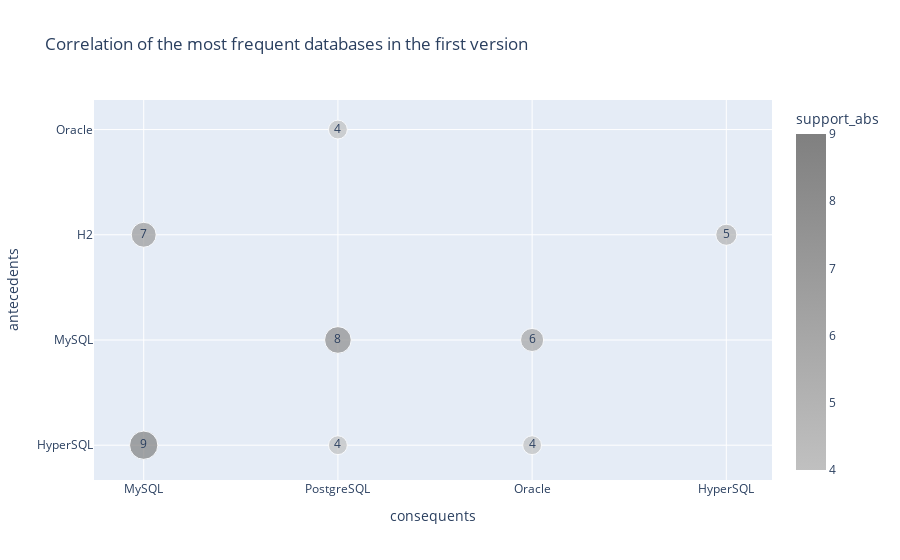

This figure's notebook cell:
### Code cell
#Test showing the rules without repetitions and without function ordering.
import plotly.express as px 
#rules1cd = rules1c[(rules1c['support'] >= 0.04) & (rules1c['support_abs'] != 0)] 
rules1c['support_abs'] = rules1c['support_abs'].astype(int)
#fig = px.scatter(rules1c.groupby(['antecedent_sup_abs','consequent_sup_abs']).mean().sort_values(['support_abs',], ascending=[False]),
#.sort_values(['support_abs'], ascending=[False])
fig = px.scatter(rules1c.sort_values(['support_abs'], ascending=[False]), x="consequents", y="antecedents", 
#x="consequents", y="antecedents", 
size='support_abs',  color="support_abs", title='Correlation of the most frequent databases in the first version',
hover_data=['support_abs'], color_continuous_scale = ["silver","gray"], text='support_abs')
#fig.title('Correlation of the most frequent databases')
fig.show()

### Figure 1 — Plotly figure (JSON) as saved in the notebook; plotly's stock layout.template omitted (floating-point values rounded to 4 significant figures)
{"data": [{"customdata": [[9], [8], [7], [6], [5], [4], [4], [4]], "hovertemplate": "consequents=%{x}<br>antecedents=%{y}<br>support_abs=%{marker.color}<extra></extra>", "legendgroup": "", "marker": {"color": [9, 8, 7, 6, 5, 4, 4, 4], "coloraxis": "coloraxis", "size": [9, 8, 7, 6, 5, 4, 4, 4], "sizemode": "area", "sizeref": 0.0225, "symbol": "circle"}, "mode": "markers+text", "name": "", "orientation": "v", "showlegend": false, "text": [9, 8, 7, 6, 5, 4, 4, 4], "type": "scatter", "x": ["MySQL", "PostgreSQL", "MySQL", "Oracle", "HyperSQL", "Oracle", "PostgreSQL", "PostgreSQL"], "xaxis": "x", "y": ["HyperSQL", "MySQL", "H2", "MySQL", "H2", "HyperSQL", "HyperSQL", "Oracle"], "yaxis": "y"}], "layout": {"coloraxis": {"colorbar": {"title": {"text": "support_abs"}}, "colorscale": [[0, "silver"], [1, "gray"]]}, "legend": {"itemsizing": "constant", "tracegroupgap": 0}, "title": {"text": "Correlation of the most frequent databases in the first version"}, "xaxis": {"anchor": "y", "domain": [0, 1], "title": {"text": "consequents"}}, "yaxis": {"anchor": "x", "domain": [0, 1], "title": {"text": "antecedents"}}}}
